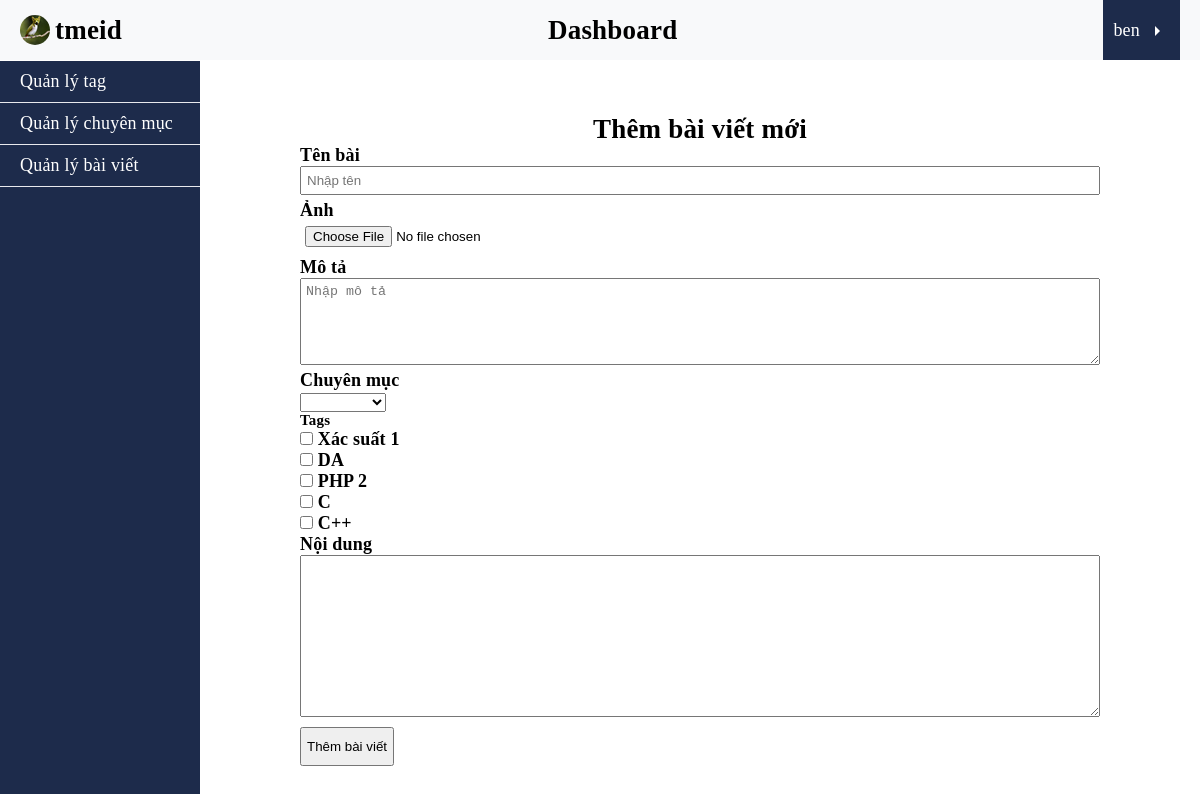
Before: /dashboard/posts/create.php (signed in) with the older database file.
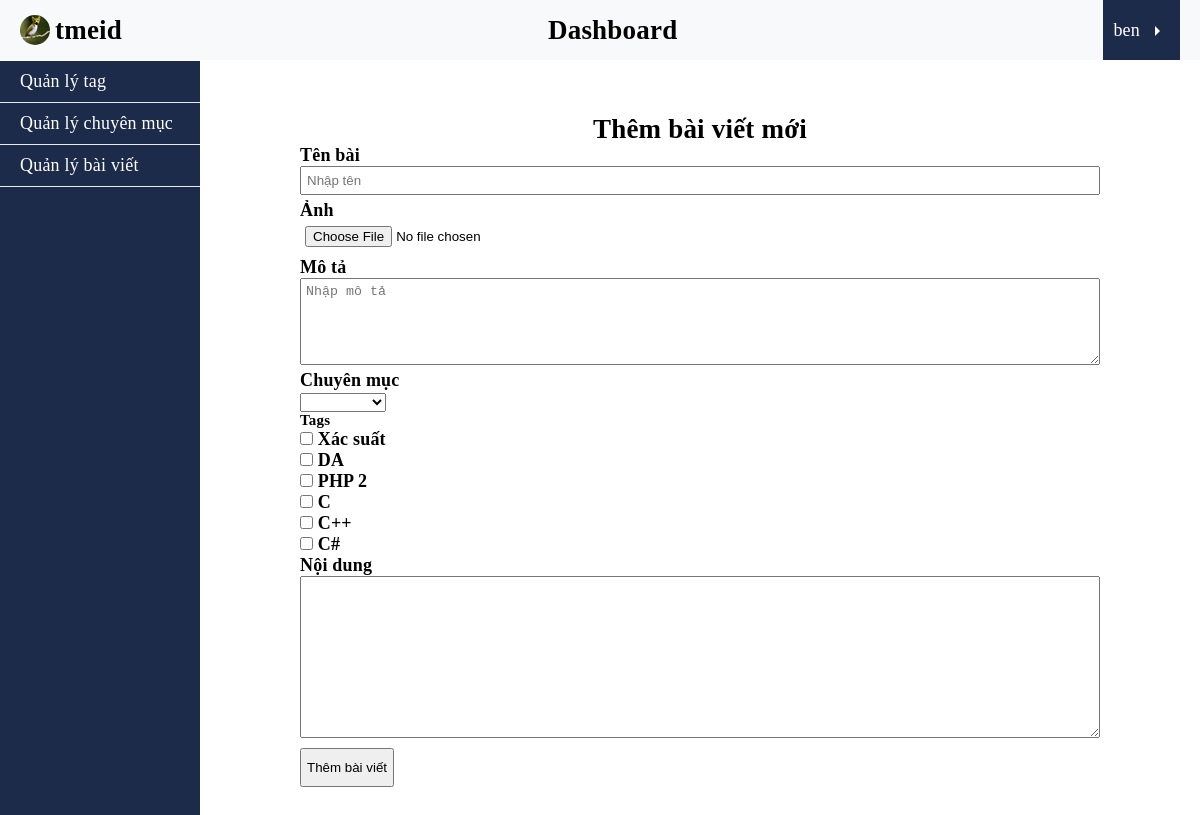
After: the same page with the newer database file.
### tables this page shows
CREATE TABLE `tag` (
  `id` int(11) NOT NULL,
  `tag_name` varchar(100) NOT NULL,
  `slug` varchar(100) NOT NULL,
  `created_at` timestamp NOT NULL DEFAULT current_timestamp()
);

### app/controllers/posts.php (called while the page is built, shortened)
<?php
require_once ROOT_PATH . '/app/database/db.php';
require_once ROOT_PATH . '/app/controllers/tags.php';
$post = [
    TITLE_PROPERTY => '',
    DESCRIPTION_PROPERTY => '',
    IMG_PROPERTY => '',
    CATEGORY_ID_PROPERTY => '',
    TAG_ID_PROPERTY => [],
    CONTENT_PROPERTY => ''
];

### app/database/db.php (called while the page is built, shortened)
<?php
include 'connect.php';
function selectAll($table, $condition = [], $limit = 0, $except = [], $desc = false){
    global $connect;
    $sql = "SELECT * FROM $table";
    if(empty($condition)){
        $stm = $connect->prepare($sql);
        $stm->execute();
        $records = $stm->get_result()->fetch_all(MYSQLI_ASSOC);
    }
    return $records;
}

### app/controllers/categories.php (called while the page is built, shortened)
<?php
    require_once ROOT_PATH .'/app/database/db.php';
    $categories = selectAll(CATEGORY_TABLE);

### app/controllers/tags.php (called while the page is built, shortened)
<?php
    require_once ROOT_PATH .'/app/database/db.php';
    $tags = selectAll(TAG_TABLE);

### dashboard/posts/create.php (the view, shortened to what this page needs)
<?php
require_once ROOT_PATH . '/app/controllers/posts.php';
require_once ROOT_PATH . '/app/controllers/categories.php';
require_once ROOT_PATH . '/app/controllers/tags.php';
?>
<!DOCTYPE html>
<html lang="vi">
<head>
    <link rel="stylesheet" href="../../assets/css/style.css">
    <link rel="stylesheet" href="../../assets/css/login.css" type="text/css">
</head>
<body>
    <header>
        <?php include ROOT_PATH . '/app/blade/header_dashboard.php' ?>
    </header>
    <main>
        <div class="dashboard">
            <?php include '../../app/blade/nav_dashboard.php' ?>
            <section class="dashboard-data">
                <form action="create.php" method="POST" class="create-post" enctype="multipart/form-data">
                    <h3>Thêm bài viết mới</h4>
                        <label for="titleName">Tên bài</label>
                        <input type="text" id="titleName" placeholder="Nhập tên" name="title" value="<?php echo $post[TITLE_PROPERTY] ?>">
                        <label for="img">Ảnh</label>
                        <input type="file" name="img" id="img">
                        <label for="des">Mô tả</label>
                        <textarea type="text" cols="30" rows="5" id="des" placeholder="Nhập mô tả" name="description" value="<?php echo $post[DESCRIPTION_PROPERTY] ?>"></textarea>
                        <label for="category" class="label-category">Chuyên mục</label>
                        <select name="category_id" id="category">
                            <option value=""></option>
                            <?php foreach ($categories as $category) : echo $post[CATEGORY_ID_PROPERTY] ?>
                                <option value="<?php echo $category['id'] ?>" <?php echo $post[CATEGORY_ID_PROPERTY] == $category['id'] ? 'selected' : '' ?>>
                                </option>
                            <?php endforeach ?>
                        </select>
                        <h5>Tags</h5>
                        <?php foreach ($tags as $tag) : ?>
                            <input type="checkbox" id="<?php echo $tag[TAG_NAME_PROPERTY] ?>" name="tag_id[]" value="<?php echo $tag['id'] ?>" <?php if (!empty($_POST[TAG_ID_PROPERTY]))
                                                                                                                                                    echo in_array($tag['id'], $_POST[TAG_ID_PROPERTY]) ? 'checked' : ''
                                                                                                                                                ?>>
                            <label for="<?php echo $tag[TAG_NAME_PROPERTY] ?>"><?php echo $tag[TAG_NAME_PROPERTY] ?></label><br>
                        <?php endforeach; ?>
                        <label for="content">Nội dung</label>
                        <textarea name="content" id="content" cols="30" rows="10" class="post-content"><?php echo $post[CONTENT_PROPERTY] ?></textarea>
                        <input type="submit" value="Thêm bài viết" class="btn" name="btn-create-post">
                </form>
            </section>
        </div>
    </main>
</body>

Changed rows visible on the page:
changed tag: tag_name "Xác suất 1" → "Xác suất"
added tag: tag_name "C#"
